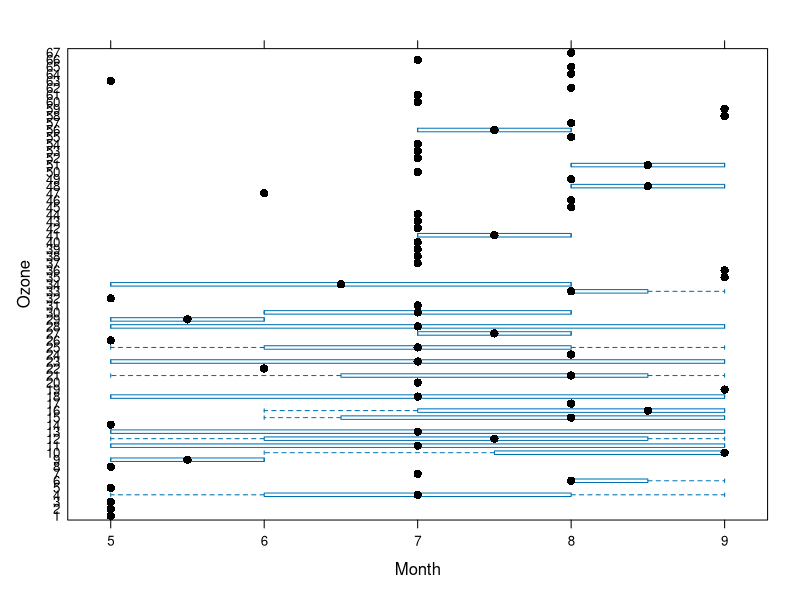

Write R code to recreate this figure.
## ---- chunk 1
knitr::opts_chunk$set(echo = TRUE)
## ---- chunk 2
#there are bugs but I don't know why
airquality
head(airquality)
install.packages("lattice")
require(lattice)
bwplot(x = Ozone ~ Month,      # 把Month放在X軸，Ozone放在Y軸
       data = airquality,     
       xlab = "Month"         
       )
